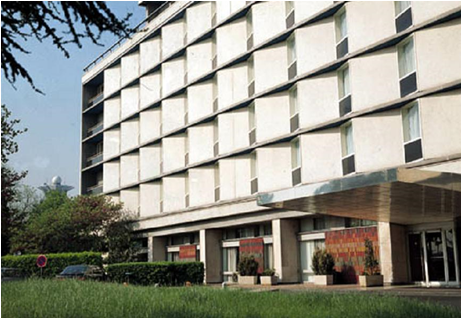
%> input picture ComputerVision/lista1/Q4/img/predio.bmp, 461 x 318 px
$ octave q4.m   (GNU Octave 9; MATLAB toolbox functions it lacks are replaced by stand-ins)
%> lines starting %> are read from the running program, lines starting %| are printed output that depends on the picture
clc;    % Clear the command window.
close all;  % Close all figures (except those of imtool.)
imtool close all;  % Close all imtool figures.
clear;  % Erase all existing variables.
workspace;  % Make sure the workspace panel is showing.

% Read a grayscale image
I = imread('./img/predio.bmp');
%> I is the input picture: size 318x461x3 uint8; mean R, G, B 143.8, 144.4, 134.7

% Convert the RGB image to a grayscale image
GS = rgb2gray(I);
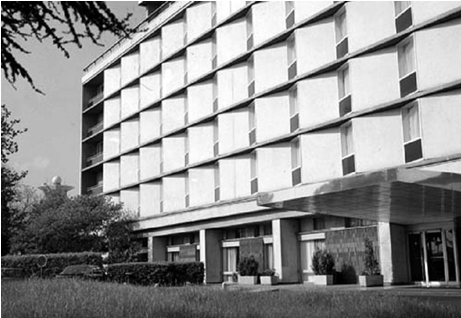
%> GS: size 318x461 uint8; min 0, max 255, mean 143.1

% Find the edges in the image using the edge function
BW = edge(GS,'canny');
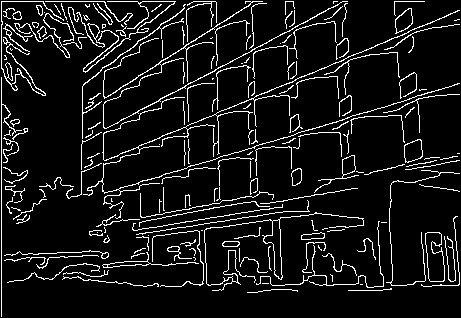
%> BW: size 318x461 logical; 8.8% white in thin lines or dots

% % Save the blurred image
imwrite(BW,'./img/canny.png');
%
% Compute the Hough transform of the binary image returned by edge
[H,theta,rho] = hough(BW);
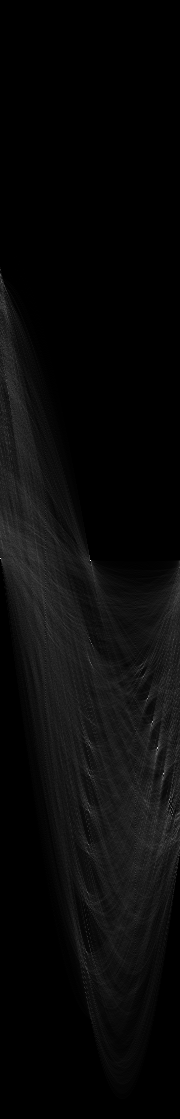
%> H: size 1119x180 double; min 0, max 306, mean 11.5; drawn with min black and max white
%> theta = 180 values from -90 to 89; rho = 1119 values from -559 to 559

% Find the peaks in the Hough transform matrix, H, using the houghpeaks function.
P  = houghpeaks(H,10,'threshold',ceil(0.7*max(H(:))));
%> P = [561 91; 559 1; 748 158; 774 164]

ceil(max(H(:)))
%> ans = 306

% Find lines in the image using the houghlines function.
lines = houghlines(BW,theta, rho, P,'FillGap',50);
%> lines = 5 lines; point1 to point2 (x, y): (2, 2) to (425, 2), (458, 11) to (106, 161), (460, 84) to (106, 193), (2, 2) to (2, 317), (57, 181) to (2, 205)

% Create a plot that displays the original image with the lines superimposed on it.
figure, imshow(GS), hold on
max_len = 0;
for k = 1:length(lines)

   xy = [lines(k).point1; lines(k).point2];
   plot(xy(:,1),xy(:,2),'LineWidth',2,'Color','green');

   % Plot beginnings and ends of lines
   plot(xy(1,1),xy(1,2),'x','LineWidth',2,'Color','yellow');
   plot(xy(2,1),xy(2,2),'x','LineWidth',2,'Color','red');

end
%> this loop made 5 passes
%> xy on passes 1 to 5: [2 2; 2 317], [2 2; 425 2], [458 11; 106 161], [57 181; 2 205], [460 84; 106 193]
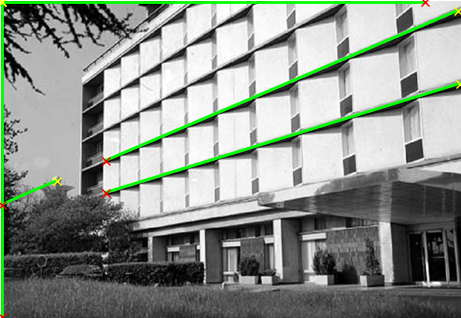
%> figure redrawn from the program's plot data

[a,floors] = size(lines);
%> a = 1; floors = 5

result = ['Existem ', num2str(floors), ' andares.',];
%> result = 'Existem 5 andares.'

disp(result);
%| Existem 5 andares.
